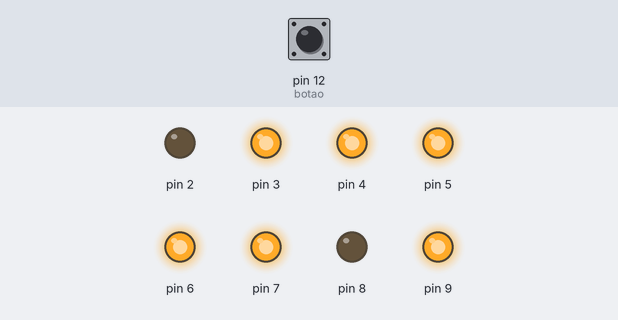
This sketch was run on a simulated Arduino Uno, built with avr-gcc and run on an emulated ATmega328P. Parts: output pins drawn as LEDs (lit = HIGH). Dashed ring = blinking. The test bench sets the inputs (shaded band); at power-on: pin 12 (botao) LOW.

Above: at 1.3 s.
1.4 s: pin 12 (botao) pulled HIGH for 1 s
At 3.3 s:
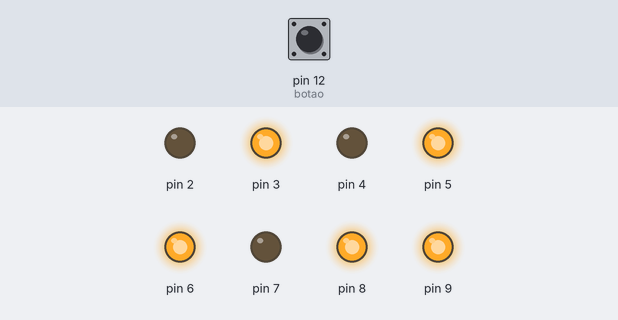
3.9 s: pin 12 (botao) pulled HIGH for 0.15 s
At 4.6 s:
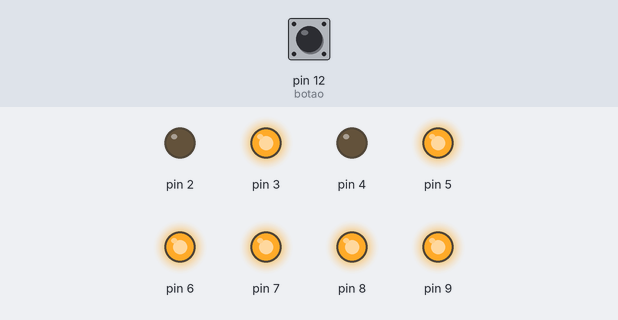
5.5 s: pin 12 (botao) pulled HIGH for 0.15 s
At 6.8 s:
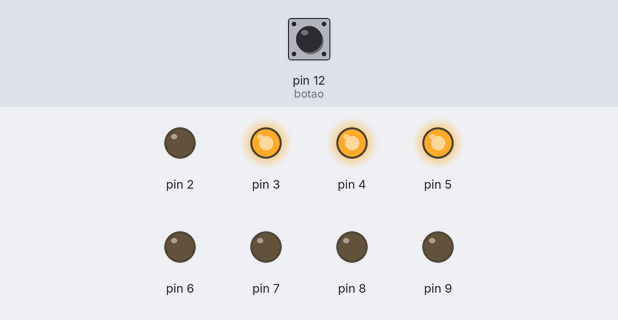
7.1 s: pin 12 (botao) pulled HIGH for 3.2 s
At 10.6 s:
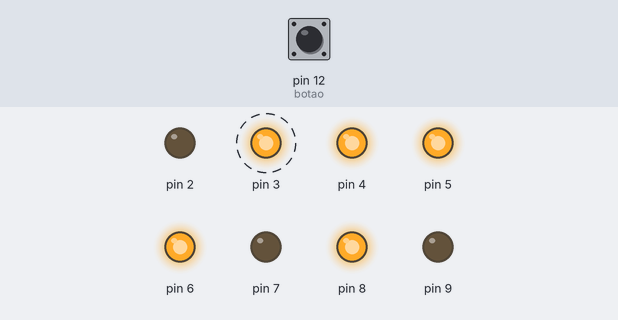
Timing chart, 0 to 12.1 s (numbered marks = the images above; inputs shaded):
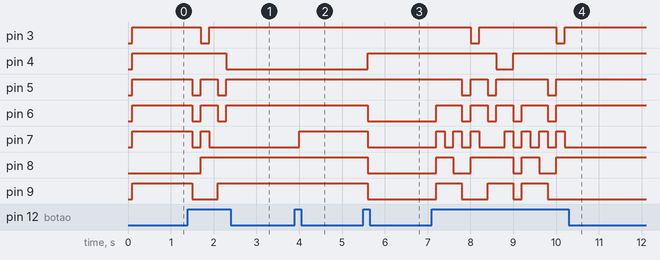

Measured:
- after the input at 1.4 s, pin 3: HIGH → LOW after 0.30 s, → HIGH 0.20 s later; pin 4: HIGH → LOW after 0.90 s; pin 5, pin 6: alternates HIGH for 0.40 s and LOW for 0.20 s, 4 changes in all, then stays HIGH, starting after 0.10 s; pin 7: HIGH → LOW after 0.10 s, → HIGH 0.20 s later, → LOW 0.20 s later; pin 8: LOW → HIGH after 0.30 s
- after the input at 3.9 s, pin 7: LOW → HIGH after 0.10 s
- after the input at 5.5 s, pin 4: LOW → HIGH after 0.10 s; pin 6–9: HIGH → LOW after 0.10 s
- after the input at 7.1 s, pin 3: alternates HIGH for 1.8 s and LOW for 0.20 s, starting after 0.90 s; pin 4: HIGH → LOW after 1.5 s, → HIGH 0.40 s later

The sketch:

led.ino
```cpp
int botao = 12;
int atual = 0;
void setup(){
  pinMode(botao,INPUT);
  for(int i = 2; i < 10; i++){
    pinMode(i,OUTPUT);
    digitalWrite(i,LOW);
    }

    acendeZero();
  }

void loop(){


  int estado = digitalRead(botao);

  if(estado == 1){

    if(atual==0){
    acendeUm();
    atual++;
    }
    else if(atual == 1){
    acendeDois();
    atual++;
    }else if(atual == 2){
      acendeTres();
      atual++;
      }
      else if(atual == 3){
      acendeQuatro();
      atual++;
      }
      else if(atual == 4){
      acendeCinco();
      atual++;
      }
      else if(atual == 5){
      acendeSeis();
      atual++;
      }
      else if(atual == 6){
      acendeSete();
      atual++;
      }
      else if(atual == 7){
      acendeOito();
      atual++;
      }
      else if(atual == 8){
      acendeNove();
      atual++;
      }
      else if(atual == 9){
      acendeZero();
      atual = 0;
      }


    }
 delay(100);
  }
 void apagaTudo(){
   delay(100);
      for(int i = 2; i < 10; i++){
        digitalWrite(i,LOW);
        }


    }

void acendeUm(){
 apagaTudo();
  digitalWrite(3,HIGH);
  digitalWrite(4,HIGH);

  }


void acendeDois(){
   apagaTudo();
  digitalWrite(5,HIGH);
  digitalWrite(4,HIGH);
  digitalWrite(8,HIGH);
  digitalWrite(7,HIGH);
  digitalWrite(6,HIGH);
  }


void acendeTres(){
   apagaTudo();
  digitalWrite(5,HIGH);
  digitalWrite(4,HIGH);
  digitalWrite(8,HIGH);
  digitalWrite(3,HIGH);
  digitalWrite(6,HIGH);
  }

void acendeQuatro(){
   apagaTudo();
  digitalWrite(9,HIGH);
  digitalWrite(8,HIGH);
  digitalWrite(3,HIGH);
  digitalWrite(4,HIGH);
  }

  void acendeCinco(){
   apagaTudo();
  digitalWrite(5,HIGH);
  digitalWrite(9,HIGH);
  digitalWrite(8,HIGH);
  digitalWrite(3,HIGH);
  digitalWrite(6,HIGH);

  }

  void acendeSeis(){
   apagaTudo();
  digitalWrite(5,HIGH);
  digitalWrite(9,HIGH);
  digitalWrite(8,HIGH);
  digitalWrite(7,HIGH);
  digitalWrite(6,HIGH);
  digitalWrite(3,HIGH);
  }

  void acendeSete(){
   apagaTudo();
  digitalWrite(5,HIGH);
  digitalWrite(3,HIGH);
  digitalWrite(4,HIGH);
  }

  void acendeOito(){
   apagaTudo();

  digitalWrite(3,HIGH);
  digitalWrite(4,HIGH);
  digitalWrite(5,HIGH);
  digitalWrite(6,HIGH);
  digitalWrite(7,HIGH);
  digitalWrite(8,HIGH);
  digitalWrite(9,HIGH);
  }

  void acendeNove(){
   apagaTudo();

  digitalWrite(3,HIGH);
  digitalWrite(4,HIGH);
  digitalWrite(5,HIGH);
  digitalWrite(6,HIGH);
  digitalWrite(8,HIGH);
  digitalWrite(9,HIGH);
  }

void acendeZero(){
   apagaTudo();

  digitalWrite(3,HIGH);
  digitalWrite(4,HIGH);
  digitalWrite(5,HIGH);
  digitalWrite(6,HIGH);
  digitalWrite(7,HIGH);
  digitalWrite(9,HIGH);
  }
```
